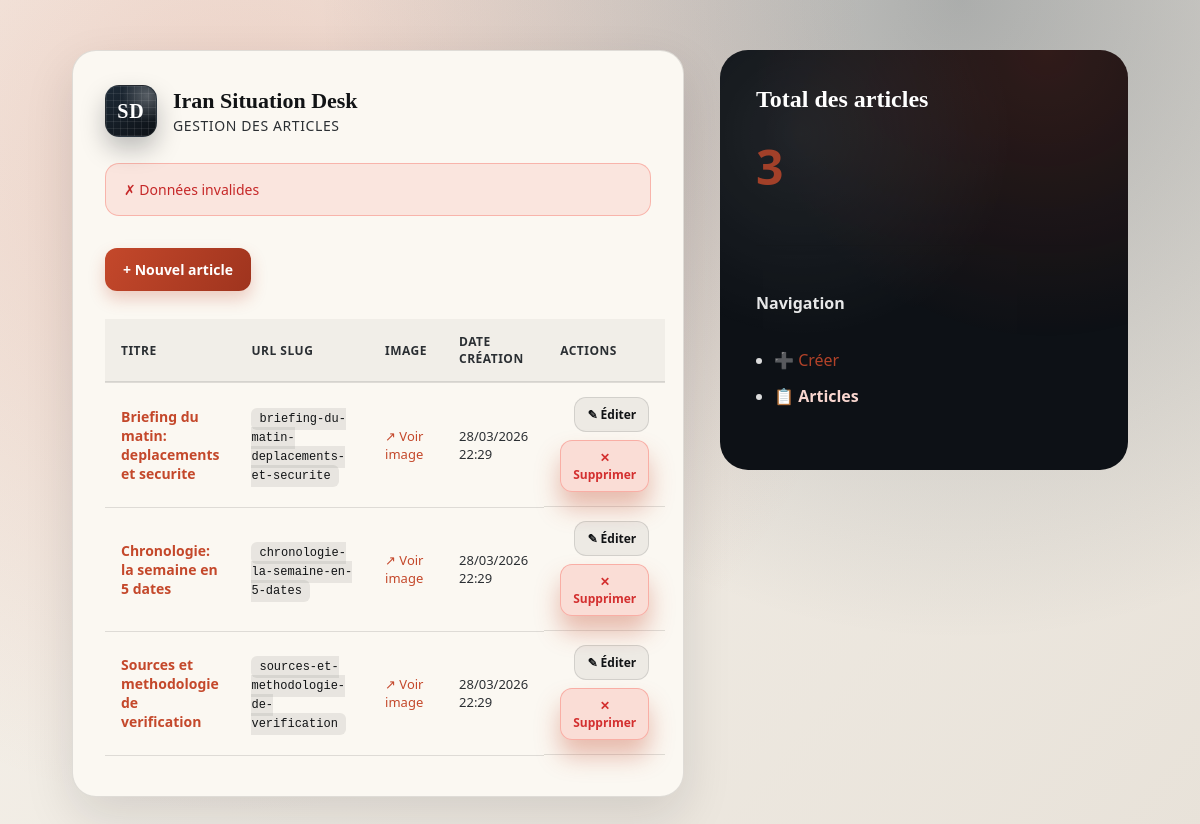
The app's page /pages/articles_list.php?error=invalid (signed in) with its own data.
### tables this page shows
CREATE TABLE articles (
    id INT AUTO_INCREMENT PRIMARY KEY,
    titre_h1 VARCHAR(255) NOT NULL,             
    url_slug VARCHAR(255) UNIQUE NOT NULL,      
    contenu_html TEXT,                          
    image_url VARCHAR(255),
    image_alt VARCHAR(255),                     
    meta_description VARCHAR(160),              
    article_status_id INT NOT NULL DEFAULT 1,
    date_creation TIMESTAMP DEFAULT CURRENT_TIMESTAMP,
    CONSTRAINT fk_articles_status FOREIGN KEY (article_status_id) REFERENCES article_status(id)
);

### pages/articles_list.php (the view, shortened to what this page needs)
<?php
$deletedStatus = 2;
$conn = getConnection();
$stmt = $conn->prepare('SELECT id, titre_h1, url_slug, image_url, date_creation FROM articles WHERE article_status_id <> :deleted_status ORDER BY date_creation DESC');
$stmt->bindValue(':deleted_status', $deletedStatus, PDO::PARAM_INT);
$stmt->execute();
$articles = $stmt->fetchAll(PDO::FETCH_ASSOC);
$error = $_GET['error'] ?? '';
?>
<!DOCTYPE html>
<html lang="fr">
<head>
	<link rel="stylesheet" href="../assets/css/backoffice.css">
</head>
<body>
<main class="backoffice-page articles-list-page">
	<section class="articles-section">
		<div class="brand">
			<span class="brand-mark logo-newsroom">SD</span>
			<div class="brand-text">
				<h1>Iran Situation Desk</h1>
				<p>Gestion des articles</p>
			</div>
		</div>
		<?php if ($error === 'invalid') { ?>
			<div class="alert alert-error">✗ Données invalides</div>
		<?php } ?>
		<div class="articles-toolbar">
			<a href="index_back_office.php" class="btn btn-primary">+ Nouvel article</a>
		</div>
		<?php if (count($articles) > 0) { ?>
			<div class="articles-table-wrapper">
				<table class="articles-table">
					<thead>
						<tr>
							<th>Titre</th>
							<th>URL slug</th>
							<th>Image</th>
							<th>Date création</th>
							<th class="actions-col">Actions</th>
						</tr>
					</thead>
					<tbody>
						<?php foreach ($articles as $article) { ?>
							<tr>
								<td class="title-cell">
									<a href="article_details.php?id=<?php echo $article['id']; ?>" class="title-link">
										<strong><?php echo htmlspecialchars($article['titre_h1']); ?></strong>
									</a>
								</td>
								<td class="slug-cell">
									<code><?php echo htmlspecialchars($article['url_slug']); ?></code>
								</td>
								<td class="image-cell">
									<?php if ($article['image_url']) { ?>
										<a href="../../<?php echo htmlspecialchars($article['image_url']); ?>" target="_blank" class="image-link">
											↗ Voir image
										</a>
									<?php } else { ?>
										<span class="no-image">—</span>
									<?php } ?>
								</td>
								<td class="date-cell">
									<?php echo date('d/m/Y H:i', strtotime($article['date_creation'])); ?>
								</td>
								<td class="actions-cell">
									<a href="edit_article.php?id=<?php echo $article['id']; ?>" class="btn btn-sm btn-secondary">✎ Éditer</a>
									<form method="post" action="../inc/article_controller.php?action=delete" style="display: inline;">
										<button type="submit" class="btn btn-sm btn-danger" onclick="return confirm('Êtes-vous sûr de vouloir supprimer cet article ?');">✕ Supprimer</button>
									</form>
								</td>
							</tr>
						<?php } ?>
					</tbody>
				</table>
			</div>
		<?php } ?>
	</section>
	<aside class="editor-panel">
		<div class="panel-inner">
			<h2>Total des articles</h2>
			<div class="stat-number"><?php echo count($articles); ?></div>
			<hr style="margin: 24px 0; border: none; border-top: 1px solid var(--line);">
			<h3>Navigation</h3>
			<ul>
				<li><a href="index_back_office.php">➕ Créer</a></li>
				<li><a href="articles_list.php" class="active">📋 Articles</a></li>
			</ul>
		</div>
	</aside>
</main>
</body>
</html>

### records on screen
articles: titre_h1 "Briefing du matin: deplacements et securite", url_slug "briefing-du-matin-deplacements-et-securite", date_creation "28/03/2026 22:29"
articles: titre_h1 "Chronologie: la semaine en 5 dates", url_slug "chronologie-la-semaine-en-5-dates", date_creation "28/03/2026 22:29"
articles: titre_h1 "Sources et methodologie de verification", url_slug "sources-et-methodologie-de-verification", date_creation "28/03/2026 22:29"

### other values on screen
count($articles) "3"
